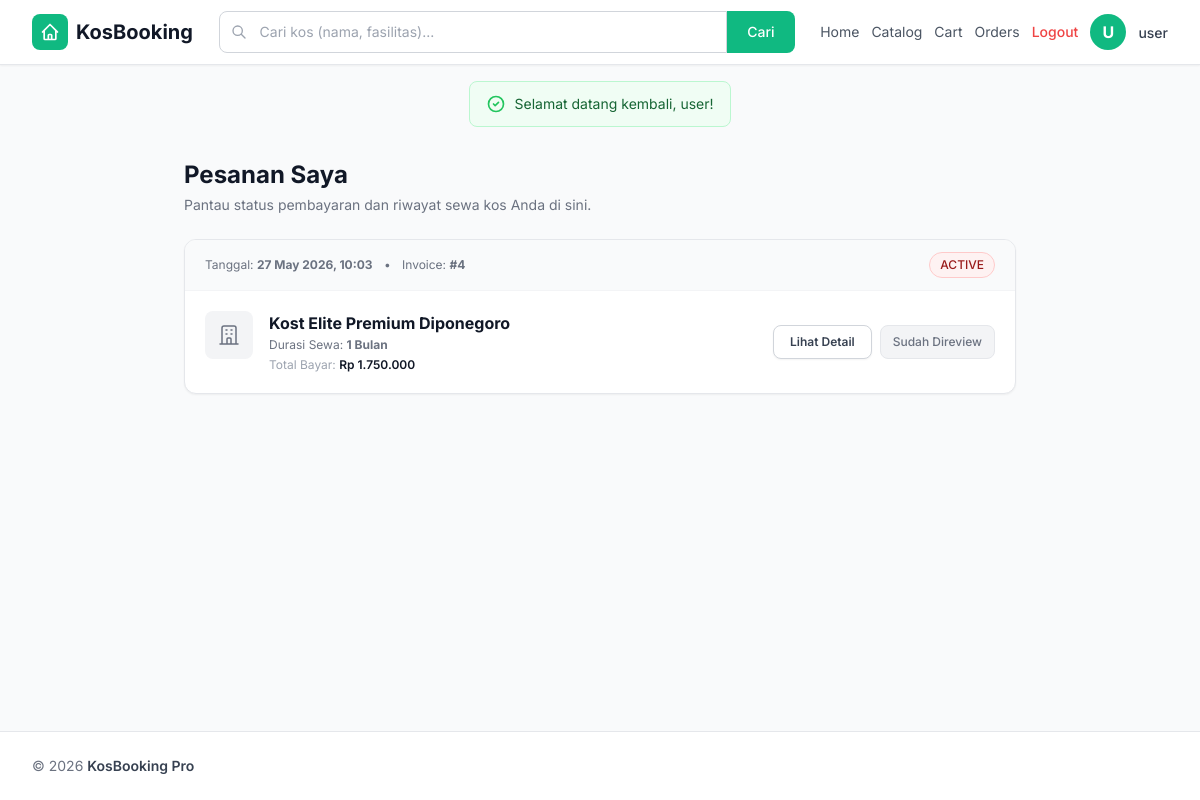
The app's page /?page=orders (signed in) with its own data.
### tables this page shows
CREATE TABLE `transactions` (
  `id` int NOT NULL,
  `user_id` int NOT NULL,
  `room_id` int NOT NULL,
  `duration_months` int NOT NULL,
  `deposit` decimal(12,2) NOT NULL DEFAULT '0.00',
  `total_amount` decimal(12,2) NOT NULL,
  `status` enum('DRAFT','PENDING_PAYMENT','WAITING_VALIDATION','ACTIVE','CANCELLED') NOT NULL DEFAULT 'DRAFT',
  `payment_proof` varchar(255) DEFAULT NULL,
  `created_at` timestamp NOT NULL DEFAULT CURRENT_TIMESTAMP,
  `expires_at` timestamp NULL DEFAULT NULL
);

CREATE TABLE `rooms` (
  `id` int NOT NULL,
  `name` varchar(100) NOT NULL,
  `description` text,
  `facilities` text,
  `price_per_month` decimal(12,2) NOT NULL,
  `status` enum('Available','Maintenance') NOT NULL DEFAULT 'Available',
  `image_path` varchar(255) DEFAULT NULL,
  `created_at` timestamp NOT NULL DEFAULT CURRENT_TIMESTAMP
);

### includes/helpers.php (called while the page is built, shortened)
<?php
function formatRupiah(float $amount): string
{
    return 'Rp ' . number_format($amount, 0, ',', '.');
}
function e(?string $value): string
{
    return htmlspecialchars($value ?? '', ENT_QUOTES | ENT_SUBSTITUTE, 'UTF-8');
}

### views/orders.php (the view, shortened to what this page needs)
<?php
$userId = (int) ($_SESSION['user_id'] ?? 0);
$stmt = $pdo->prepare('
    SELECT t.*, r.name as room_name, r.price_per_month,
           (CASE WHEN rev.id IS NOT NULL THEN 1 ELSE 0 END) as is_reviewed
    FROM transactions t
    JOIN rooms r ON t.room_id = r.id
    LEFT JOIN room_reviews rev ON t.id = rev.transaction_id
    WHERE t.user_id = ?
    ORDER BY t.created_at DESC
');
$stmt->execute([$userId]);
$orders = $stmt->fetchAll();
?>
<div class="max-w-4xl mx-auto px-4 sm:px-6 lg:px-8 py-8">
    <div class="mb-6">
        <h1 class="text-2xl font-bold text-gray-900">Pesanan Saya</h1>
        <p class="text-sm text-gray-500 mt-1">Pantau status pembayaran dan riwayat sewa kos Anda di sini.</p>
    </div>
    <?php if (empty($orders)): ?>
        <div class="bg-white rounded-xl shadow-sm border border-gray-200 p-12 text-center">
            <div class="w-16 h-16 bg-gray-100 rounded-full flex items-center justify-center mx-auto mb-4">
                <svg class="w-8 h-8 text-gray-400" fill="none" stroke="currentColor" viewBox="0 0 24 24">
                    <path stroke-linecap="round" stroke-linejoin="round" stroke-width="1.5" d="M9 5H7a2 2 0 00-2 2v12a2 2 0 002 2h10a2 2 0 002-2V7a2 2 0 00-2-2h-2M9 5a2 2 0 002 2h2a2 2 0 002-2M9 5a2 2 0 012-2h2a2 2 0 012 2m-3 7h3m-3 4h3m-6-4h.01M9 16h.01" />
                </svg>
            </div>
            <h3 class="text-lg font-bold text-gray-900 mb-1">Belum Ada Pesanan</h3>
            <p class="text-sm text-gray-500 mb-6">Anda belum pernah melakukan pemesanan kamar kos.</p>
            <a href="?page=catalog" class="inline-flex items-center justify-center bg-brand hover:bg-emerald-600 text-white font-semibold px-5 py-2.5 rounded-lg text-sm transition">
                Cari Kamar Sekarang
            </a>
        </div>
    <?php else: ?>
        <div class="space-y-4">
            <?php foreach ($orders as $order): ?>
                <div class="bg-white rounded-xl shadow-sm border border-gray-200 overflow-hidden">
                    <div class="bg-gray-50 px-5 py-3 border-b border-gray-100 flex flex-wrap justify-between items-center gap-2 text-xs text-gray-500">
                        <div>
                            <span>Tanggal: <strong><?= date('d M Y, H:i', strtotime($order['created_at'])) ?></strong></span>
                            <span class="mx-2">•</span>
                            <span>Invoice: <strong>#<?= e($order['id']) ?></strong></span>
                        </div>
                        <div>
                            <?php if ($order['status'] === 'Draft' || $order['status'] === 'Pending'): ?>
                                <span class="inline-flex items-center px-2.5 py-1 rounded-full text-xs font-medium bg-yellow-50 text-yellow-800 border border-yellow-200">Menunggu Pembayaran</span>
                            <?php elseif ($order['status'] === 'Success' || $order['status'] === 'Paid'): ?>
                                <span class="inline-flex items-center px-2.5 py-1 rounded-full text-xs font-medium bg-green-50 text-green-800 border border-green-200">Selesai / Aktif</span>
                            <?php else: ?>
                                <span class="inline-flex items-center px-2.5 py-1 rounded-full text-xs font-medium bg-red-50 text-red-800 border border-red-200"><?= e($order['status']) ?></span>
                            <?php endif; ?>
                        </div>
                    </div>
                    <div class="p-5 flex flex-col sm:flex-row justify-between items-start sm:items-center gap-4">
                        <div class="flex gap-4 items-start">
                            <div class="w-12 h-12 rounded-lg bg-gray-100 flex items-center justify-center flex-shrink-0 text-gray-500">
                                <svg class="w-6 h-6" fill="none" stroke="currentColor" viewBox="0 0 24 24">
                                    <path stroke-linecap="round" stroke-linejoin="round" stroke-width="1.5" d="M19 21V5a2 2 0 00-2-2H7a2 2 0 00-2 2v16m14 0h2m-2 0h-5m-9 0H3m2 0h5M9 7h1m-1 4h1m4-4h1m-1 4h1m-5 10v-5a1 1 0 011-1h2a1 1 0 011 1v5m-4 0h4" />
                                </svg>
                            </div>
                            <div>
                                <h3 class="text-base font-bold text-gray-900"><?= e($order['room_name']) ?></h3>
                                <p class="text-xs text-gray-500 mt-0.5">Durasi Sewa: <strong><?= (int)$order['duration_months'] ?> Bulan</strong></p>
                                <p class="text-xs text-gray-400 mt-1">Total Bayar: <span class="text-gray-900 font-semibold"><?= formatRupiah((float) ($order['total_amount'] ?? 0)) ?></span></p>
                            </div>
                        </div>
                        <div class="w-full sm:w-auto flex flex-col sm:flex-row items-center justify-end gap-2 text-right">
                            <?php
                            $status = strtoupper($order['status']);
                            ?>
                            <?php if ($status === 'DRAFT' || $status === 'PENDING'): ?>
                                <a href="?page=checkout&t=<?= $order['id'] ?>"
                                    class="inline-block w-full sm:w-auto text-center bg-brand hover:bg-emerald-600 text-white font-semibold px-4 py-2 rounded-lg text-xs transition shadow-sm">
                                    Bayar Sekarang
                                </a>
                            <?php else: ?>
                                <a href="?page=order_detail&id=<?= $order['id'] ?>"
                                    class="inline-block w-full sm:w-auto text-center bg-white hover:bg-gray-50 text-gray-700 font-semibold px-4 py-2 border border-gray-300 rounded-lg text-xs transition shadow-sm">
                                    Lihat Detail
                                </a>
                                <?php if (in_array($status, ['SUCCESS', 'PAID', 'ACTIVE']) && $order['is_reviewed'] == 0): ?>
                                    <a href="?page=review&id=<?= $order['id'] ?>"
                                        class="inline-block w-full sm:w-auto text-center bg-yellow-500 hover:bg-yellow-600 text-white font-semibold px-4 py-2 rounded-lg text-xs transition shadow-sm flex items-center justify-center gap-1">
                                        <svg class="w-3.5 h-3.5" fill="currentColor" viewBox="0 0 20 20">
                                            <path d="M9.049 2.927c.3-.921 1.603-.921 1.902 0l1.07 3.292a1 1 0 00.95.69h3.462c.969 0 1.371 1.24.588 1.81l-2.8 2.034a1 1 0 00-.364 1.118l1.07 3.292c.3.921-.755 1.688-1.54 1.118l-2.8-2.034a1 1 0 00-1.175 0l-2.8 2.034c-.784.57-1.838-.197-1.539-1.118l1.07-3.292a1 1 0 00-.364-1.118L2.98 8.72c-.783-.57-.38-1.81.588-1.81h3.461a1 1 0 00.951-.69l1.07-3.292z" />
                                        </svg>
                                        Tulis Review
                                    </a>
                                <?php elseif ($order['is_reviewed'] == 1): ?>
                                    <span class="inline-block w-full sm:w-auto text-center bg-gray-100 text-gray-500 font-medium px-3 py-2 rounded-lg text-xs border border-gray-200">
                                        Sudah Direview
                                    </span>
                                <?php endif; ?>
                            <?php endif; ?>
                        </div>
                    </div>
                </div>
            <?php endforeach; ?>
        </div>
    <?php endif; ?>
</div>

### records on screen
transactions: created_at "27 May 2026, 10:03", id "4", status "ACTIVE", room.name "Kost Elite Premium Diponegoro", duration_months "1", total_amount "Rp 1.750.000", shows "Sudah Direview"

### other values on screen
$initial "U"
$name "user"
$_flash_success "Selamat datang kembali, user!"
